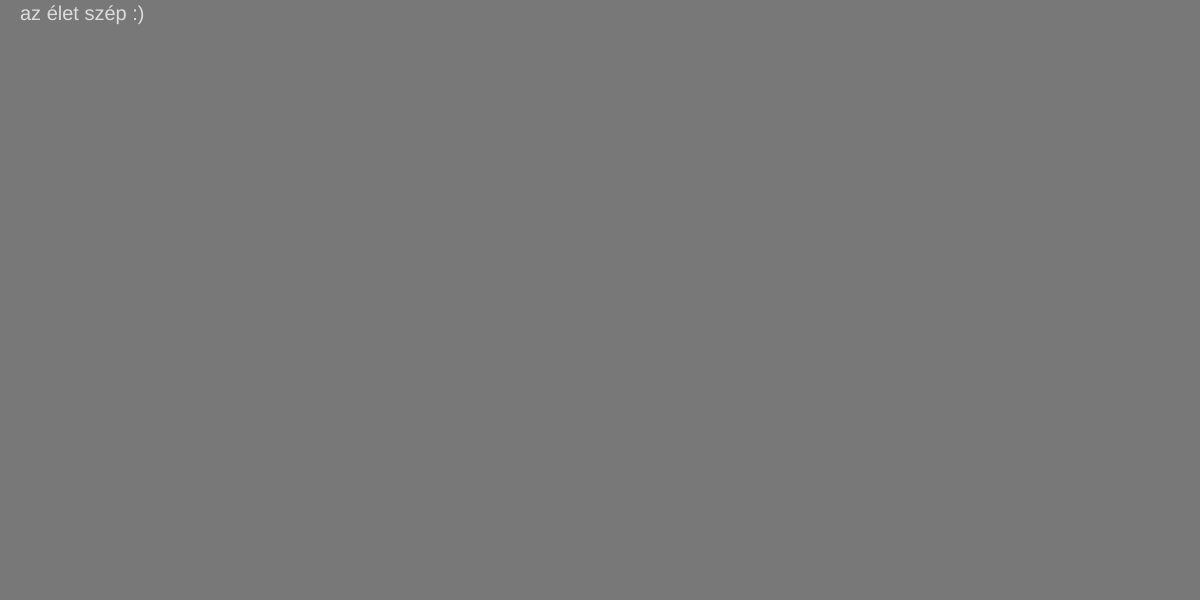
Frame 1 (no input)
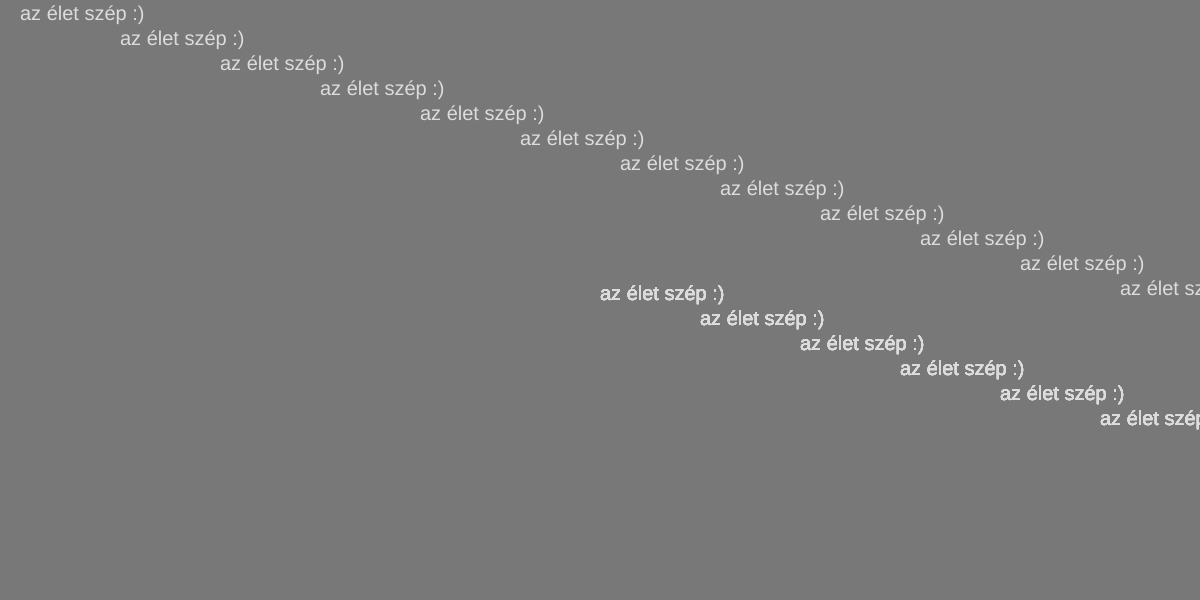
Frame 60 (no input)
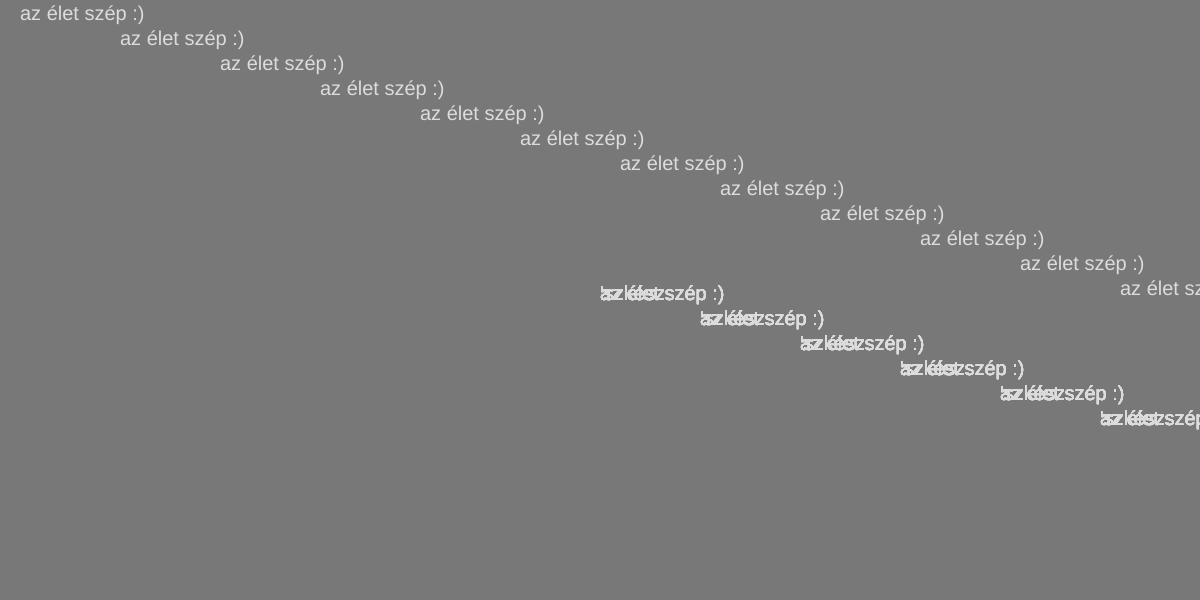
Frame 120 (the mouse pressed at the canvas centre since frame 60)

The p5.js sketch that drew these frames (run headless with seeded random() and noise() and a simulated clock; from frame 60 on, the mouse is pressed at the canvas centre):

// p5.js sketch
// ── sketch.js
var xtxt = 20;
var ytxt = 20;

function setup() {
	createCanvas(1200, 600);
    background(120);
}
function draw() {
        
    if(mouseIsPressed){
 		displaytext = "'szkész.";
 
    }else{
        displaytext = "az élet szép :)";
    }

    textSize(20);
 	fill(220);
 	text(displaytext, xtxt, ytxt); 
    if (xtxt < 1100 && ytxt < 575) {
        xtxt = xtxt+100;
        ytxt = ytxt+25;
   // }else if (xtxt > 1100, ytxt >575){
     //   xtxt = 1100-xtxt;
       // ytxt = ytxt+25;
    }else{
        xtxt = 600;
        ytxt = 300;
    }
    
   
}
